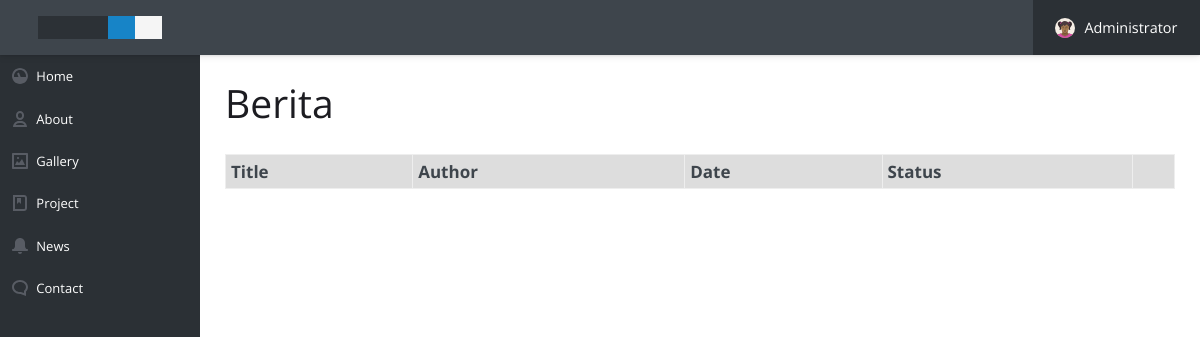
Page /adm/news.php (signed in) on the earlier database version.
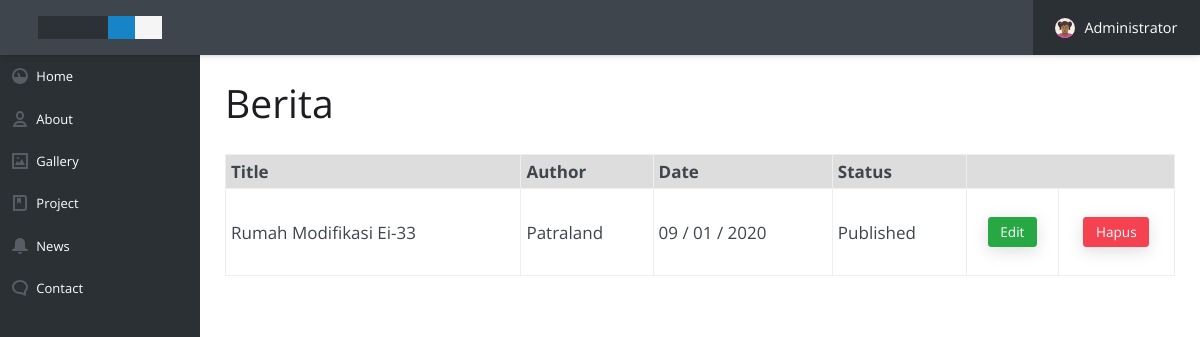
Same page on the later database version.
### tables this page shows
CREATE TABLE `tb_news` (
  `id_news` int(11) NOT NULL,
  `image` mediumtext NOT NULL,
  `title` mediumtext NOT NULL,
  `author` varchar(50) NOT NULL,
  `date` varchar(50) NOT NULL,
  `status` varchar(50) NOT NULL,
  `description` longtext NOT NULL
);

### adm/news.php (the view, shortened to what this page needs)
<?php
include("../config/conn.php");
?>
<!doctype html>
<html lang="en">
<head>
  <link rel="stylesheet" href="assets/css/style.css">
</head>
<body>
  <?php include("includes/header.php"); ?>
  <main class="cd-main-content">
    <?php include("includes/navbar.php"); ?>
    <div class="cd-content-wrapper">
      <h2>Berita</h2></h2><br>
      <p>
        <table cellpadding="5" width="100%" border=1>
          <tr style="background:#ddd; font-weight:bolder;">
            <th align="left">Title</th>
            <th align="left">Author</th>
            <th align="left">Date</th>
            <th align="left">Status</th>
            <th colspan="2"></th>
          </tr>
          <?php
          $sql = "SELECT * FROM tb_news";
          $hasil = mysqli_query($db,$sql);
          while($data = mysqli_fetch_assoc($hasil)) {
            ?>
            <tr>
              <td><?php echo $data['title']; ?></td>
              <td><?php echo $data['author']; ?></td>
              <td><?php echo $data['date']; ?></td>
              <td><?php echo $data['status']; ?></td>
              <td align="center"><br><a class="btn btn--primary btn--sm" style="background:#28a745;" href="?id=<?php echo $data['id_news']; ?>&act=edit">Edit</a><br><br></td>
              <td align="center"><br><a class="btn btn--accent btn--sm" href="?id=<?php echo $data['id_news']; ?>&act=del">Hapus</a><br><br></td>
            </tr>
          <?php } ?>
        </table>
    </p>
  </div>
</main>
</body>
</html>

### adm/includes/header.php (shortened to what this page needs)
<header class="cd-main-header js-cd-main-header">
  <div class="cd-logo-wrapper">
    <a href="#0" class="cd-logo"><img src="assets/img/cd-logo.svg" alt="Logo"></a>
  </div>
  <ul class="cd-nav__list js-cd-nav__list">
    <li class="cd-nav__item cd-nav__item--has-children cd-nav__item--account js-cd-item--has-children">
      <a href="#0">
        <img src="assets/img/cd-avatar.svg" alt="avatar">
        <span>Administrator</span>
      </a>
    </li>
  </ul>
</header>

### adm/includes/navbar.php (shortened to what this page needs)
<nav class="cd-side-nav js-cd-side-nav">
  <ul class="cd-side__list js-cd-side__list">
    <li class="cd-side__item cd-side__item--has-children cd-side__item--overview js-cd-item--has-children">
      <a href="#0">Home</a>
    </li>
    <li class="cd-side__item cd-side__item--has-children cd-side__item--users js-cd-item--has-children">
      <a href="#0">About</a>
    </li>
    <li class="cd-side__item cd-side__item--images">
      <a href="#0">Gallery</a>
    </li>
    <li class="cd-side__item cd-side__item--has-children cd-side__item--bookmarks js-cd-item--has-children">
      <a href="#0">Project</a>
    </li>
    <li class="cd-side__item cd-side__item--has-children cd-side__item--notifications js-cd-item--has-children">
      <a href="#0">News</a>
    </li>
    <li class="cd-side__item cd-side__item--comments">
      <a href="contact.php">Contact</a>
    </li>
  </ul>
</nav>

### adm/news.php (style rules this page uses)
table { font-size:17px; }

Differences in the rows shown:
added tb_news: title "Rumah Modifikasi Ei-33", author "Patraland", date "09 / 01 / 2020", status "Published"
